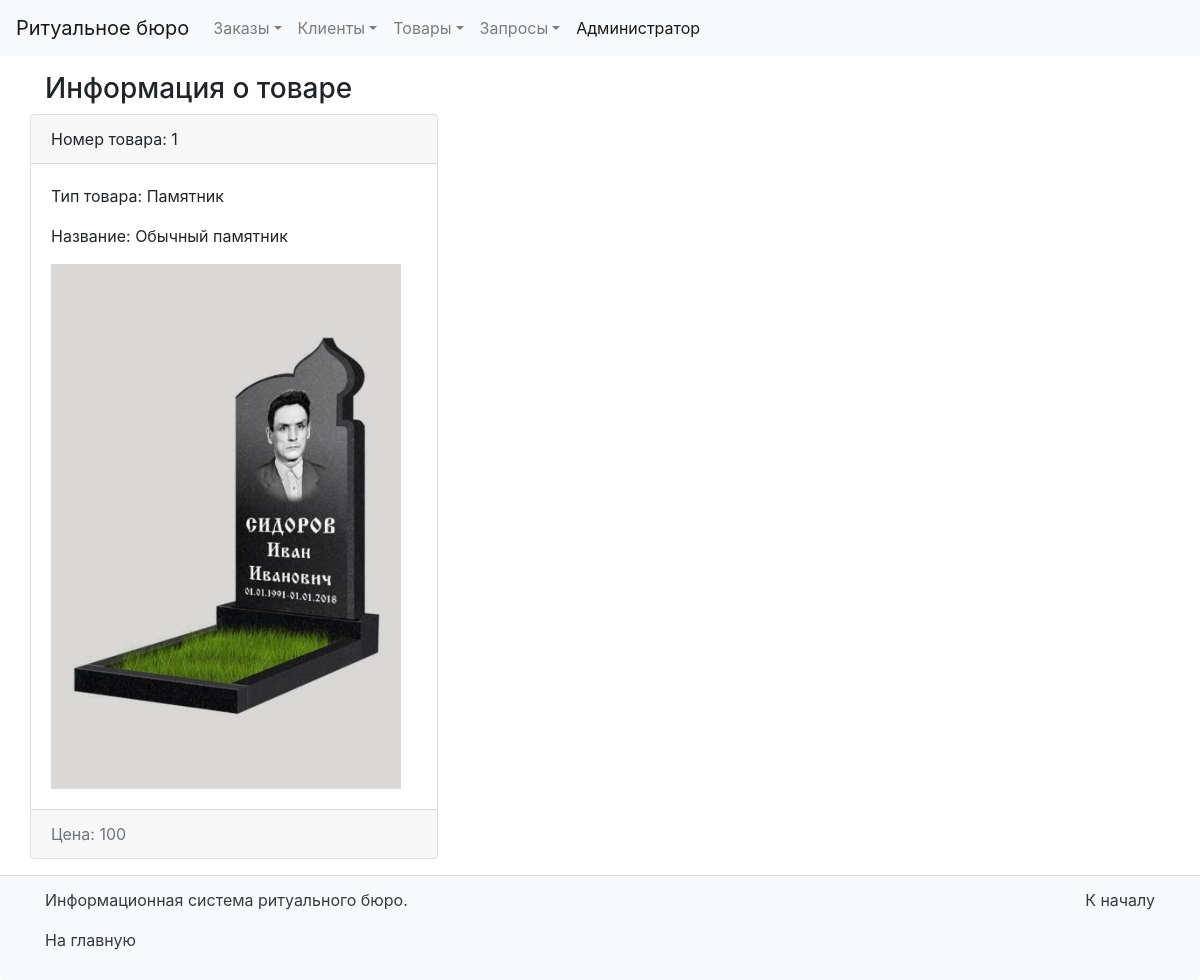
/product/1/, run on the app's committed database.
### BD_Report/models.py (models this page shows, shortened)
class Product(models.Model):
    productID = models.AutoField(primary_key=True, verbose_name='ID')
    name = models.CharField(max_length=30, verbose_name='Название товара')
    photo = models.ImageField(upload_to='photos/%Y/%m/%d/', verbose_name='Фото', blank=True)
    productTypeID = models.ForeignKey('ProductType', on_delete=models.PROTECT)
    discountID = models.ForeignKey('ProductDiscounts', on_delete=models.PROTECT)
    price = models.IntegerField(verbose_name='Цена')
    class Meta:
        verbose_name = 'Товар'
        verbose_name_plural = 'Товары'

class ProductType(models.Model):
    productTypeID = models.AutoField(primary_key=True)
    name = models.CharField(max_length=30, verbose_name='Тип товара')
    class Meta:
        verbose_name = 'Тип товара'
        verbose_name_plural = 'Типы товара'
    def __str__(self):
        return self.name

### BD_Report/views.py (the view)
# urls.py: path('product/<int:pk>/', ViewProduct.as_view(), name='view_product'),
class ViewProduct(DetailView):
    model = Product
    context_object_name = 'product_item'
    template_name = 'BD_Report/view_product.html'

### BD_Report/templates/BD_Report/view_product.html (shortened to what this page needs)
{% extends 'base.html' %}
{% block container_title %}<h3>Информация о товаре</h3>{% endblock %}
{% block content %}
<div class="card mb-3">
    <div class="card-header">
        Номер товара: {{ product_item.productID }}</a>
    </div>
    <div class="card-body">
        <div class="media">
            <div class="media-body">
                <p class="card-text">Тип товара: {{ product_item.productTypeID }}</p>
                <p class="card-text">Название: {{ product_item.name}}</p>
                 {% if product_item.photo %}
                    <div class="media">
                        <img src="{{ product_item.photo.url }}" alt="" width="350" class="mr-3">
                 {% else %}
                        <img src="https://picsum.photos/id/1060/350/235/?blur=2" alt="" class="mr-3">
                 {% endif %}
                  </div>
            </div>
        </div>
    </div>
    <div class="card-footer text-muted">
        Цена: {{ product_item.price }}
    </div>
</div>
{% endblock %}

### data on the page
Product: productID "1", productTypeID "Памятник", name "Обычный памятник", photo (picture), price "100"
